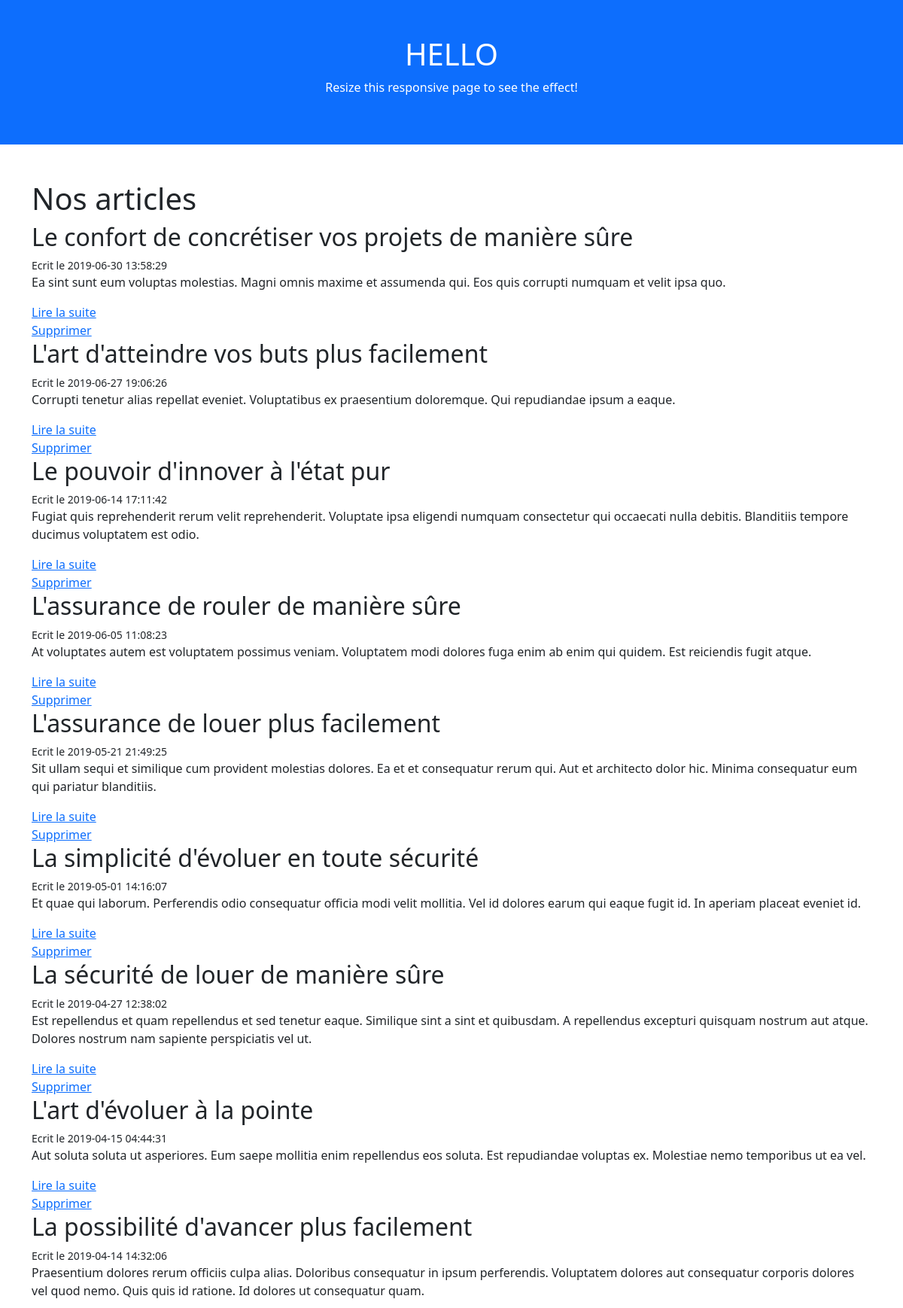
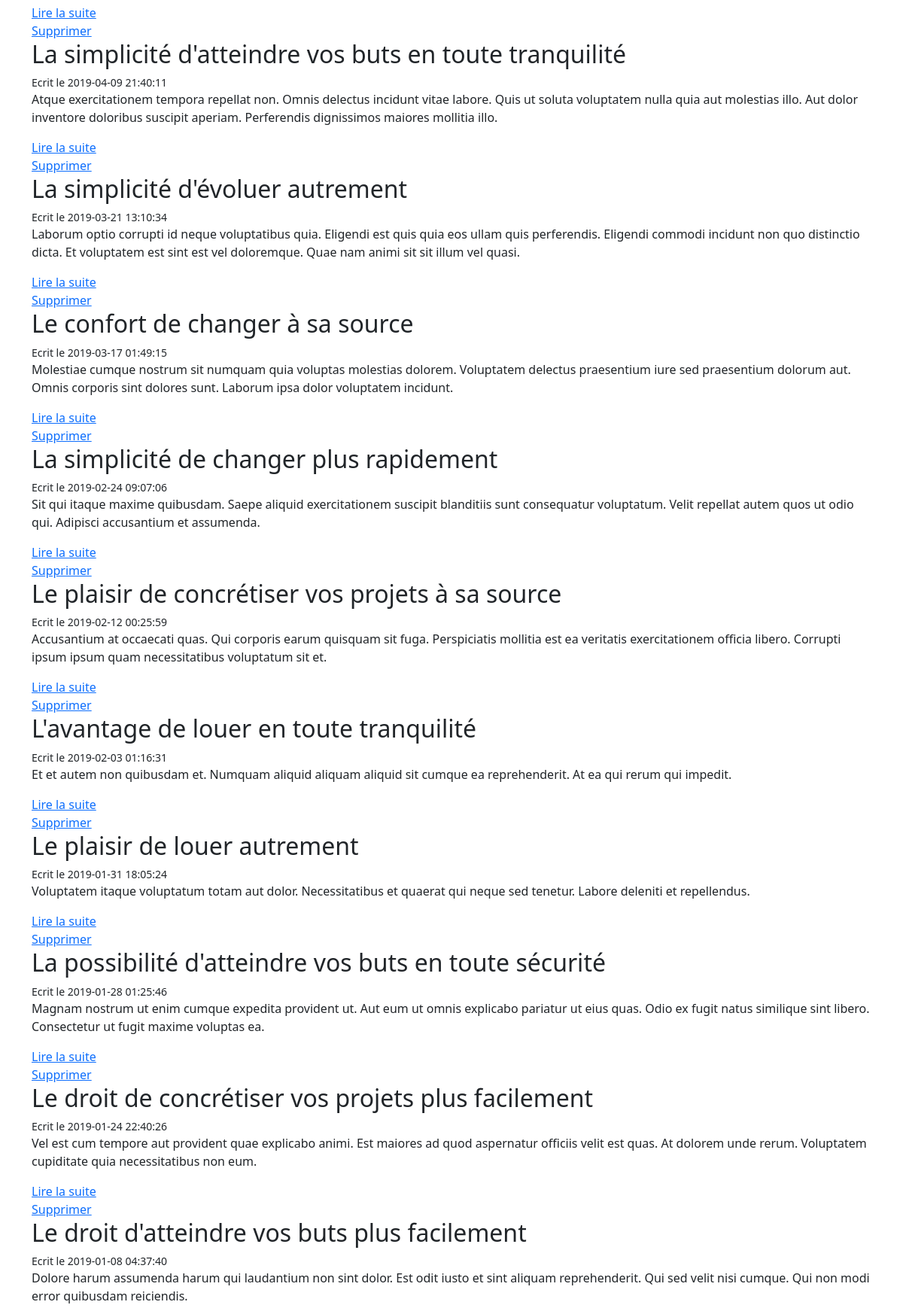
The page / (upper part) on the database its author committed (2 pictures, top to bottom).
### tables this page shows
CREATE TABLE `articles` (
  `id` int(11) NOT NULL,
  `title` varchar(255) NOT NULL,
  `slug` varchar(255) NOT NULL,
  `introduction` text NOT NULL,
  `content` text NOT NULL,
  `created_at` datetime NOT NULL
);

### database.php (called while the page is built, shortened)
<?php
function getPdo()
{
    $pdo = new PDO('mysql:host=localhost;dbname=blog_poo;charset=utf8', 'root', '', [
        PDO::ATTR_ERRMODE => PDO::ERRMODE_EXCEPTION,
        PDO::ATTR_DEFAULT_FETCH_MODE => PDO::FETCH_ASSOC
    ]);
    return $pdo;
}
function findAllArticles()
{
    $pdo = getPdo();
    $data = $pdo->query("SELECT * FROM articles ORDER BY created_at DESC");
    $articles = $data->fetchAll();
    return $articles;
}

### index.php (called while the page is built, shortened)
<?php
require_once('database.php');
$articles = findAllArticles();
require('templates/articles/index.html.php');
$pageContent = ob_get_clean();
require('templates/layout.html.php');
?>

### templates/articles/index.html.php (the view)
<?php foreach ($articles as $article) : ?>
    <h2><?= $article['title'] ?></h2>
    <small>Ecrit le <?= $article['created_at'] ?></small>
    <p><?= $article['introduction'] ?></p>
    <a href="article.php?id=<?= $article['id'] ?>">Lire la suite</a>
    <a href="delete-article.php?id=<?= $article['id'] ?>" onclick="return window.confirm(`Êtes vous sur de vouloir supprimer cet article ?!`)">Supprimer</a>
<?php endforeach ?>

### templates/layout.html.php (shortened to what this page needs)
<!DOCTYPE html>
<html lang="en">
<head>
  <link href="https://cdn.jsdelivr.net/npm/bootstrap@5.3.3/dist/css/bootstrap.min.css" rel="stylesheet">
</head>
<body>
  <div class="container-fluid p-5 bg-primary text-white text-center">
    <h1><?php echo "HELLO" ?></h1>
    <p>Resize this responsive page to see the effect!</p>
  </div>
  <div class="container mt-5">
    <div class="row">
      <h1>Nos articles</h1>
      <?= $pageContent ?>
    </div>
  </div>
</body>
</html>

### rows shown on the page
articles: title "Le confort de concrétiser vos projets de manière sûre", created_at "2019-06-30 13:58:29", introduction "Ea sint sunt eum voluptas molestias. Magni omnis maxime et assumenda qui. Eos quis corrupti numquam et velit ipsa quo."
articles: title "L'art d'atteindre vos buts plus facilement", created_at "2019-06-27 19:06:26", introduction "Corrupti tenetur alias repellat eveniet. Voluptatibus ex praesentium doloremque. Qui repudiandae ipsum a eaque."
articles: title "Le pouvoir d'innover à l'état pur", created_at "2019-06-14 17:11:42", introduction "Fugiat quis reprehenderit rerum velit reprehenderit. Voluptate ipsa eligendi numquam consectetur qui occaecati nulla debitis. Blanditiis tempore ducimus voluptatem est odio."
articles: title "L'assurance de rouler de manière sûre", created_at "2019-06-05 11:08:23", introduction "At voluptates autem est voluptatem possimus veniam. Voluptatem modi dolores fuga enim ab enim qui quidem. Est reiciendis fugit atque."
articles: title "L'assurance de louer plus facilement", created_at "2019-05-21 21:49:25", introduction "Sit ullam sequi et similique cum provident molestias dolores. Ea et et consequatur rerum qui. Aut et architecto dolor hic. Minima consequatur eum qui pariatur blanditiis."
articles: title "La simplicité d'évoluer en toute sécurité", created_at "2019-05-01 14:16:07", introduction "Et quae qui laborum. Perferendis odio consequatur officia modi velit mollitia. Vel id dolores earum qui eaque fugit id. In aperiam placeat eveniet id."
articles: title "La sécurité de louer de manière sûre", created_at "2019-04-27 12:38:02", introduction "Est repellendus et quam repellendus et sed tenetur eaque. Similique sint a sint et quibusdam. A repellendus excepturi quisquam nostrum aut atque. Dolores nostrum nam sapiente perspiciatis vel ut."
articles: title "L'art d'évoluer à la pointe", created_at "2019-04-15 04:44:31", introduction "Aut soluta soluta ut asperiores. Eum saepe mollitia enim repellendus eos soluta. Est repudiandae voluptas ex. Molestiae nemo temporibus ut ea vel."
articles: title "La possibilité d'avancer plus facilement", created_at "2019-04-14 14:32:06", introduction "Praesentium dolores rerum officiis culpa alias. Doloribus consequatur in ipsum perferendis. Voluptatem dolores aut consequatur corporis dolores vel quod nemo. Quis quis id ratione. Id dolores ut consequatur quam."
articles: title "La simplicité d'atteindre vos buts en toute tranquilité", created_at "2019-04-09 21:40:11", introduction "Atque exercitationem tempora repellat non. Omnis delectus incidunt vitae labore. Quis ut soluta voluptatem nulla quia aut molestias illo. Aut dolor inventore doloribus suscipit aperiam. Perferendis dignissimos maiores mollitia illo."
articles: title "La simplicité d'évoluer autrement", created_at "2019-03-21 13:10:34", introduction "Laborum optio corrupti id neque voluptatibus quia. Eligendi est quis quia eos ullam quis perferendis. Eligendi commodi incidunt non quo distinctio dicta. Et voluptatem est sint est vel doloremque. Quae nam animi sit sit illum vel quasi."
articles: title "Le confort de changer à sa source", created_at "2019-03-17 01:49:15", introduction "Molestiae cumque nostrum sit numquam quia voluptas molestias dolorem. Voluptatem delectus praesentium iure sed praesentium dolorum aut. Omnis corporis sint dolores sunt. Laborum ipsa dolor voluptatem incidunt."
articles: title "La simplicité de changer plus rapidement", created_at "2019-02-24 09:07:06", introduction "Sit qui itaque maxime quibusdam. Saepe aliquid exercitationem suscipit blanditiis sunt consequatur voluptatum. Velit repellat autem quos ut odio qui. Adipisci accusantium et assumenda."
articles: title "Le plaisir de concrétiser vos projets à sa source", created_at "2019-02-12 00:25:59", introduction "Accusantium at occaecati quas. Qui corporis earum quisquam sit fuga. Perspiciatis mollitia est ea veritatis exercitationem officia libero. Corrupti ipsum ipsum quam necessitatibus voluptatum sit et."
articles: title "L'avantage de louer en toute tranquilité", created_at "2019-02-03 01:16:31", introduction "Et et autem non quibusdam et. Numquam aliquid aliquam aliquid sit cumque ea reprehenderit. At ea qui rerum qui impedit."
articles: title "Le plaisir de louer autrement", created_at "2019-01-31 18:05:24", introduction "Voluptatem itaque voluptatum totam aut dolor. Necessitatibus et quaerat qui neque sed tenetur. Labore deleniti et repellendus."
articles: title "La possibilité d'atteindre vos buts en toute sécurité", created_at "2019-01-28 01:25:46", introduction "Magnam nostrum ut enim cumque expedita provident ut. Aut eum ut omnis explicabo pariatur ut eius quas. Odio ex fugit natus similique sint libero. Consectetur ut fugit maxime voluptas ea."
articles: title "Le droit de concrétiser vos projets plus facilement", created_at "2019-01-24 22:40:26", introduction "Vel est cum tempore aut provident quae explicabo animi. Est maiores ad quod aspernatur officiis velit est quas. At dolorem unde rerum. Voluptatem cupiditate quia necessitatibus non eum."
articles: title "Le droit d'atteindre vos buts plus facilement", created_at "2019-01-08 04:37:40", introduction "Dolore harum assumenda harum qui laudantium non sint dolor. Est odit iusto et sint aliquam reprehenderit. Qui sed velit nisi cumque. Qui non modi error quibusdam reiciendis."
